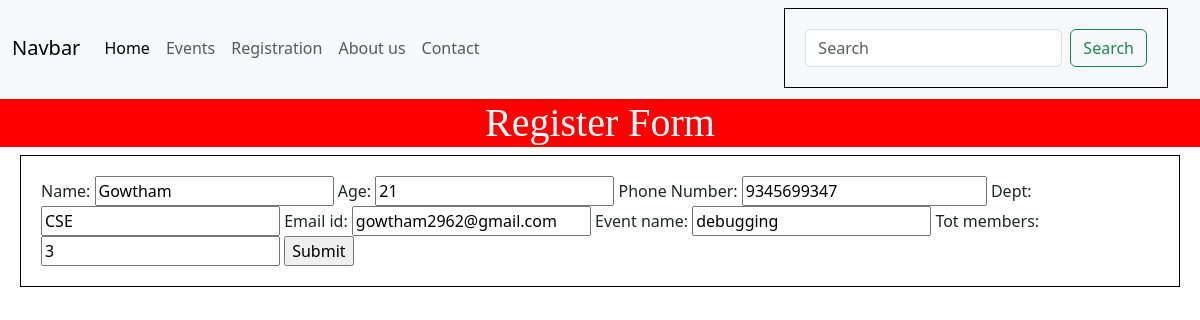
The page /table/update/37/ on the database its author committed.
### app/models.py (models this page shows, shortened)
class product(models.Model):
    name=models.CharField(max_length=100,null=True)
    age=models.IntegerField(null=True)
    phone_Number=models.BigIntegerField(null=True)
    dept=models.CharField(max_length=100,null=True)
    Email_id=models.CharField(max_length=100,null=True)
    Event_name=models.CharField(max_length=100,null=True)
    tot_members=models.IntegerField(null=True)

### app/views.py (the view)
# urls.py: path("table/update/<int:id>/",views.updateuser,name="tableupdate")
def updateuser(req,id):
    userr=product.objects.get(id=id)
    context={
    "val":product_form(instance=userr)
    }
    if req.method=="POST":
        prod=product_form(req.POST,instance=userr)
        if prod.is_valid():
            prod.save()
            return redirect("/table")
    return render(req,'register.html',context)

### app/forms.py
class product_form(ModelForm):
    class Meta:
        model=product
        fields="__all__"

### app/Templates/register.html (shortened to what this page needs)
{% extends "base.html" %}
{% block content %}
<h1>Register Form</h1>
<form action="" method="POST" style="display: block;">
    {{val}}
    <input type="submit" value="Submit"/>
</form>
{% endblock %}

### app/Templates/register.html (style rules this page uses)
h1 { background-color: red; text-align: center; font-family: Georgia, 'Times New Roman', Times, serif; color: white; margin-top: 0.25%; }
form { display: inline; margin:0 20px; border:1px solid black; padding: 20px; }

### rows shown on the page
product: name "Gowtham", age "21", phone_Number "9345699347", dept "CSE", Email_id "gowtham2962@gmail.com", Event_name "debugging", tot_members "3"
